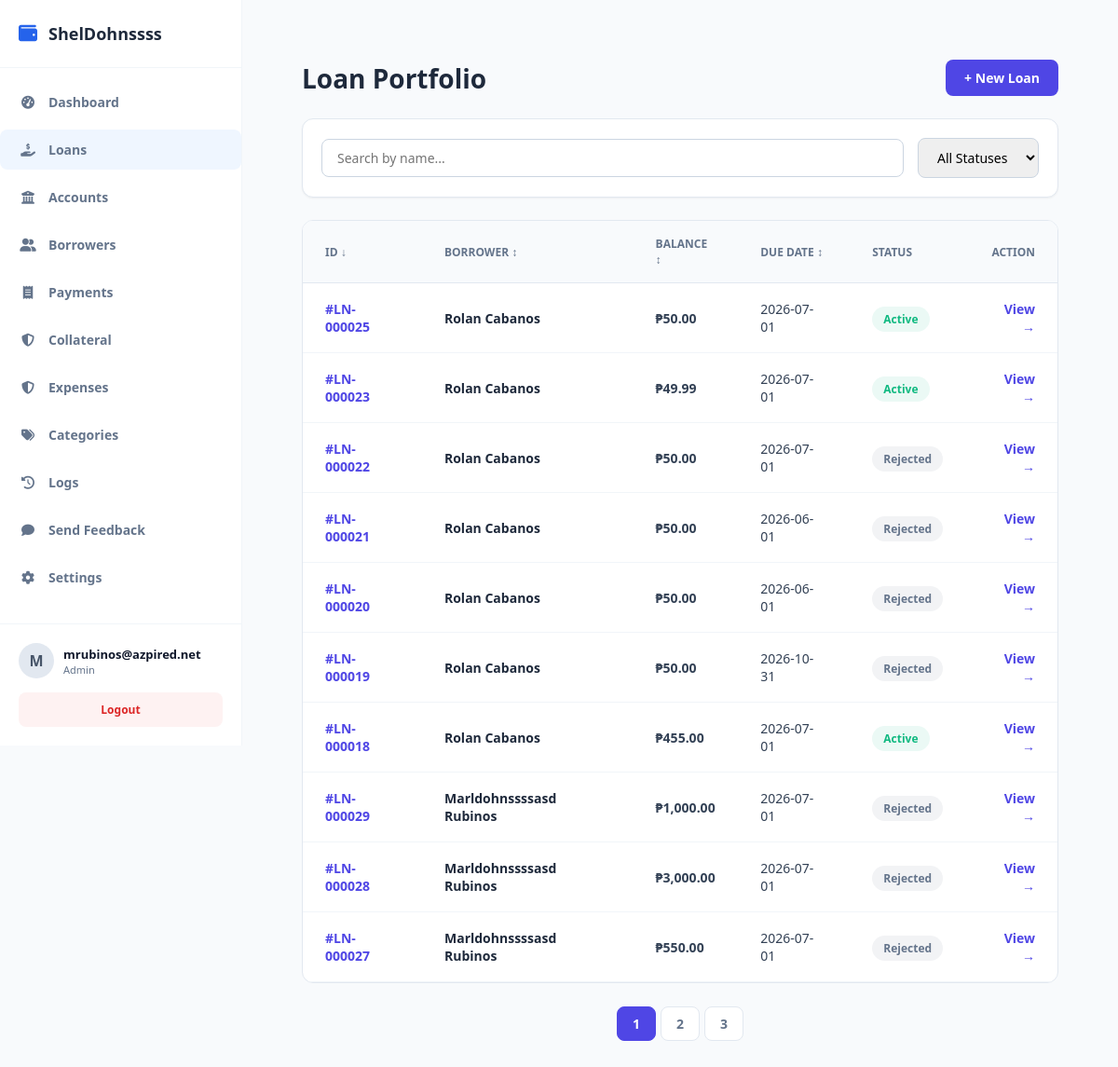
The app's page /public/index.php?url=loan/index (signed in) with its own data.
### tables this page shows
CREATE TABLE `companies` (
  `id` int(11) NOT NULL,
  `name` varchar(150) NOT NULL,
  `plan_tier` varchar(20) DEFAULT 'free',
  `subscription_status` varchar(20) DEFAULT 'active',
  `expires_at` datetime DEFAULT NULL,
  `created_at` timestamp NOT NULL DEFAULT current_timestamp()
);

CREATE TABLE `loans` (
  `id` int(11) NOT NULL,
  `company_id` int(11) NOT NULL,
  `account_id` int(11) DEFAULT NULL,
  `borrower_id` int(11) NOT NULL,
  `amount` decimal(12,2) NOT NULL,
  `interest_rate` decimal(5,2) NOT NULL,
  `total_payable` decimal(12,2) NOT NULL,
  `status` varchar(30) DEFAULT 'pending',
  `released_date` date DEFAULT NULL,
  `due_date` date NOT NULL,
  `created_at` timestamp NOT NULL DEFAULT current_timestamp(),
  `term_months` int(11) DEFAULT NULL,
  `notes` text DEFAULT NULL,
  `term_type` varchar(20) DEFAULT 'month',
  `fee` decimal(15,2) DEFAULT 0.00,
  `category_id` int(11) DEFAULT NULL
);

CREATE TABLE `borrowers` (
  `id` int(11) NOT NULL,
  `company_id` int(11) NOT NULL,
  `first_name` varchar(100) NOT NULL,
  `middle_name` varchar(100) DEFAULT NULL,
  `last_name` varchar(100) NOT NULL,
  `gender` varchar(20) DEFAULT NULL,
  `birthdate` date DEFAULT NULL,
  `phone` varchar(30) NOT NULL,
  `email` varchar(100) DEFAULT NULL,
  `address` text NOT NULL,
  `valid_id` varchar(150) DEFAULT NULL,
  `status` tinyint(1) DEFAULT 1,
  `created_at` timestamp NOT NULL DEFAULT current_timestamp(),
  `occupation` text DEFAULT NULL
);

### app/controllers/LoanController.php (called while the page is built, shortened)
<?php
require_once __DIR__ . '/../models/Payment.php';
class LoanController {
public function index() {
    $loanModel = new Loan();
    $paymentModel = new Payment();
    $db = $loanModel->getDb();
    $company_id = $_SESSION['user']['company_id'];
    $status = $_GET['status'] ?? '';
    $page = isset($_GET['page']) ? (int)$_GET['page'] : 1;
    $limit = 10;
    $sql = "SELECT l.*, b.first_name, b.last_name
            FROM loans l
            JOIN borrowers b ON l.borrower_id = b.id
            WHERE l.company_id = ? ORDER BY l.created_at DESC";
    $params = [$company_id];
    $stmt = $db->prepare($sql);
    $stmt->execute($params);
    $allLoans = $stmt->fetchAll(PDO::FETCH_ASSOC);
    $filteredLoans = [];
    foreach ($allLoans as $loan) {
        $totalPaid = $paymentModel->getTotalPaidByLoanId($loan['id']);
        $loan['remaining_balance'] = (float)($loan['total_payable'] - $totalPaid);
        $loan['display_status'] = $this->calculateLoanStatus($loan);
        if (empty($status) || $loan['display_status'] === $status) {
            $filteredLoans[] = $loan;
        }
    }
    $sort = $_GET['sort'] ?? 'created_at';
$order = ($_GET['order'] ?? 'DESC');
usort($filteredLoans, function($a, $b) use ($sort, $order) {
    if ($sort === 'remaining_balance') {
        $cmp = $a['remaining_balance'] <=> $b['remaining_balance'];
    } elseif ($sort === 'due_date') {
        $cmp = strcmp($a['due_date'], $b['due_date']);
    } else {
        $cmp = strcmp($a['first_name'], $b['first_name']);
    }
    return ($order === 'DESC') ? -$cmp : $cmp;
});
    $totalLoans = count($filteredLoans);
    $totalPages = ceil($totalLoans / $limit);
    $offset = ($page - 1) * $limit;
$loans = array_slice($filteredLoans, $offset, $limit);
    require_once __DIR__ . '/../views/admin/loans/index.php';
}
private function calculateLoanStatus($loan) {
    if ($loan['status'] === 'Rejected') return 'Rejected';
    if ($loan['status'] === 'Approved') {
        if (isset($loan['remaining_balance']) && $loan['remaining_balance'] <= 0) {
            return 'Paid';
        }
        if (strtotime($loan['due_date']) < time()) {
            return 'Overdue';
        }
        return 'Active';
    }
    return 'Pending';
}
}

### public/index.php (called while the page is built, shortened)
<?php
require_once __DIR__ . "/../app/core/Database.php";
require_once __DIR__ . "/../app/core/Model.php";
$init = new App();

### app/core/Database.php (called while the page is built)
<?php
class Database {
    private static $host = "localhost";
    private static $port = "3306";
    private static $db   = "loan_saas_db";
    private static $user = "root";
    private static $pass = "";
    public static function getConnection() {
        try {
            $conn = new PDO(
                "mysql:host=" . self::$host . ";port=" . self::$port . ";dbname=" . self::$db,
                self::$user,
                self::$pass
            );
            $conn->setAttribute(PDO::ATTR_ERRMODE, PDO::ERRMODE_EXCEPTION);
            $conn->setAttribute(PDO::ATTR_DEFAULT_FETCH_MODE, PDO::FETCH_ASSOC);
            return $conn;
        } catch (Exception $e) {
            die("Database connection failed: " . $e->getMessage());
        }
    }
}

### app/core/Model.php (called while the page is built, shortened)
<?php
require_once __DIR__ . "/Database.php";
class Model {
    public function __construct() {
        $this->conn = Database::getConnection();
    }
}

### app/models/Payment.php (called while the page is built, shortened)
<?php
require_once __DIR__ . '/../core/Model.php';
class Payment extends Model {
    public function getTotalPaidByLoanId($loan_id) {
        $stmt = $this->conn->prepare("SELECT SUM(amount) as total FROM payments WHERE loan_id = ?");
        $stmt->execute([$loan_id]);
        $result = $stmt->fetch(PDO::FETCH_ASSOC);
        return $result['total'] ?? 0;
    }
}

### app/views/admin/loans/index.php (the view, shortened to what this page needs)
<?php require_once dirname(__DIR__, 2) . '/layouts/header.php'; ?>
<div class="page-header">
    <h1>Loan Portfolio</h1>
    <a href="/loansaas/public/index.php?url=loan/create" class="btn-primary">+ New Loan</a>
</div>
<form method="GET" action="/loansaas/public/index.php" class="filter-card">
    <input type="text" name="search" placeholder="Search by name..." value="<?= htmlspecialchars($_GET['search'] ?? '') ?>" style="flex-grow: 1;">
    <select name="status" onchange="this.form.submit()">
        <option value="">All Statuses</option>
    </select>
</form>
<div class="table-container">
    <table class="data-table">
        <thead>
    <tr>
        <?php
        $currentStatus = urlencode($_GET['status'] ?? '');
        $sort = $_GET['sort'] ?? 'id';
        $order = ($_GET['order'] ?? 'DESC');
        $nextOrder = ($order === 'DESC') ? 'ASC' : 'DESC';
        ?>
        <th>
            <a href="?url=loan/index&sort=id&order=<?= $nextOrder ?>&status=<?= $currentStatus ?>">
                ID <?= $sort == 'id' ? ($order == 'ASC' ? '↑' : '↓') : '↕' ?>
            </a>
        </th>
        <th>
            <a href="?url=loan/index&sort=borrower_name&order=<?= $nextOrder ?>&status=<?= $currentStatus ?>">
                Borrower <?= $sort == 'borrower_name' ? ($order == 'ASC' ? '↑' : '↓') : '↕' ?>
            </a>
        </th>
        <th>
            <a href="?url=loan/index&sort=remaining_balance&order=<?= $nextOrder ?>&status=<?= $currentStatus ?>">
                Balance <?= $sort == 'remaining_balance' ? ($order == 'ASC' ? '↑' : '↓') : '↕' ?>
            </a>
        </th>
        <th>
            <a href="?url=loan/index&sort=due_date&order=<?= $nextOrder ?>&status=<?= $currentStatus ?>">
                Due Date <?= $sort == 'due_date' ? ($order == 'ASC' ? '↑' : '↓') : '↕' ?>
            </a>
        </th>
        <th>Status</th>
        <th style="text-align: right;">Action</th>
    </tr>
</thead>
        <tbody>
            <?php if (empty($loans)): ?>
                <tr><td colspan="6" style="text-align:center; padding:40px; color:#94a3b8;">No loans found.</td></tr>
            <?php else:
                $statusColors = ['Pending'=>'#f59e0b', 'Active'=>'#10b981', 'Overdue'=>'#ef4444', 'Paid'=>'#3b82f6', 'Rejected'=>'#64748b'];
                foreach ($loans as $loan):
                    $color = $statusColors[$loan['display_status']] ?? '#94a3b8';
            ?>
                <tr>
                    <td style="font-weight: 700; color: #4f46e5;">#LN-<?= str_pad($loan['id'], 6, '0', STR_PAD_LEFT) ?></td>
                    <td><div style="font-weight: 600; color: #1e293b;"><?= htmlspecialchars($loan['first_name'] . ' ' . $loan['last_name']) ?></div></td>
                    <td style="font-weight: 600;">₱<?= number_format($loan['remaining_balance'], 2) ?></td>
                    <td><?= htmlspecialchars($loan['due_date']) ?></td>
                    <td><span class="badge" style="background: <?= $color ?>15; color: <?= $color ?>;"><?= htmlspecialchars($loan['display_status']) ?></span></td>
                    <td style="text-align: right;"><a href="/loansaas/public/index.php?url=loan/details&id=<?= $loan['id'] ?>" class="btn-view">View →</a></td>
                </tr>
            <?php endforeach; endif; ?>
        </tbody>
    </table>
</div>
<?php if (isset($totalPages) && $totalPages > 1): ?>
<div style="margin-top: 25px; display: flex; justify-content: center; gap: 5px;">
    <?php for ($i = 1; $i <= $totalPages; $i++): ?>
        <a href="?url=loan/index&page=<?= $i ?>&sort=<?= $sort ?>&order=<?= $order ?>&search=<?= urlencode($_GET['search'] ?? '') ?>&status=<?= urlencode($_GET['status'] ?? '') ?>"
           style="padding: 8px 16px; border-radius: 8px; text-decoration: none; font-size: 14px; font-weight: 600;
                  background: <?= ($page ?? 1) == $i ? '#4f46e5' : '#fff' ?>;
                  color: <?= ($page ?? 1) == $i ? '#fff' : '#64748b' ?>;
                  border: 1px solid <?= ($page ?? 1) == $i ? '#4f46e5' : '#e2e8f0' ?>;">
            <?= $i ?>
        </a>
    <?php endfor; ?>
</div>
<?php endif; ?>
<?php require_once dirname(__DIR__, 2) . '/layouts/footer.php'; ?>

### app/views/layouts/header.php (shortened to what this page needs)
<?php
$current_url = $_GET['url'] ?? '';
$userRole = $_SESSION['user']['role'] ?? '';
?>
<!DOCTYPE html>
<html lang="en">
<head>
    <link rel="stylesheet" href="https://cdnjs.cloudflare.com/ajax/libs/font-awesome/6.4.0/css/all.min.css">
    <link rel="stylesheet" href="/loansaas/public/css/style.css">
</head>
<body>
    <aside class="sidebar" style="display: flex; flex-direction: column; height: 100vh; width: 260px; background: #ffffff; border-right: 1px solid #f1f5f9;">
        <div class="sidebar-brand" style="padding: 24px 20px; display: flex; align-items: center; gap: 12px; font-weight: 700; font-size: 18px; color: #1e293b; border-bottom: 1px solid #f1f5f9;">
            <i class="fas fa-wallet" style="color: var(--primary-color); font-size: 20px;"></i>
            <span id="sidebar-company-name">
                <?php
                if (!empty($_SESSION['user']['company_id'])) {
                    $loanModel = new Loan();
                    $db = $loanModel->getDb();
                    $stmt = $db->prepare("SELECT name FROM companies WHERE id = ?");
                    $stmt->execute([$_SESSION['user']['company_id']]);
                    $companyName = $stmt->fetchColumn();
                    echo htmlspecialchars($companyName ?: 'SHELDONS');
                } else {
                    echo 'SHELDONS';
                }
                ?>
            </span>
        </div>
      <ul class="sidebar-menu" style="list-style: none; padding: 15px 0; margin: 0; flex-grow: 1;">
    <?php
    $menuItems = [];
if ($userRole === 'admin' || $userRole === 'staff') {
        $menuItems[] = ['url' => 'dashboard/index', 'icon' => 'fa-tachometer-alt', 'label' => 'Dashboard'];
        $menuItems[] = ['url' => 'loan/index', 'icon' => 'fa-hand-holding-dollar', 'label' => 'Loans'];
        $menuItems[] = ['url' => 'account/index', 'icon' => 'fa-bank', 'label' => 'Accounts'];
        $menuItems[] = ['url' => 'borrower/index', 'icon' => 'fa-user-group', 'label' => 'Borrowers'];
        $menuItems[] = ['url' => 'payment/index', 'icon' => 'fa-receipt', 'label' => 'Payments'];
        $menuItems[] = ['url' => 'collateral/index', 'icon' => 'fa-shield-halved', 'label' => 'Collateral'];
        $menuItems[] = ['url' => 'expense/index', 'icon' => 'fa-shield-halved', 'label' => 'Expenses'];
        $menuItems[] = ['url' => 'category/index', 'icon' => 'fa-tags', 'label' => 'Categories'];
        $menuItems[] = ['url' => 'activitylogs/index', 'icon' => 'fa-clock-rotate-left', 'label' => 'Logs'];
        $menuItems[] = ['url' => 'feedback/create', 'icon' => 'fa-comment', 'label' => 'Send Feedback'];
        $menuItems[] = ['url' => 'admin/settings', 'icon' => 'fa-cog', 'label' => 'Settings'];
    }
    foreach ($menuItems as $item) {
        $active = (strpos($current_url, explode('/', $item['url'])[0]) === 0) ? 'active' : '';
        echo "<li class='menu-item $active'>
                <a href='/loansaas/public/index.php?url={$item['url']}' style='display: flex; align-items: center; gap: 12px; padding: 12px 20px; color: #64748b; text-decoration: none; transition: 0.2s;'>
                    <i class='fas {$item['icon']}' style='width: 20px; text-align: center;'></i> <span>{$item['label']}</span>
                </a>
              </li>";
    }
    ?>
</ul>
        <div class="sidebar-footer" style="padding: 20px; border-top: 1px solid #f1f5f9;">
            <div class="user-profile" style="display: flex; align-items: center; gap: 10px; margin-bottom: 15px;">
                <div class="user-avatar" style="width: 38px; height: 38px; background: #e2e8f0; border-radius: 50%; display: flex; align-items: center; justify-content: center; font-weight: bold; color: #475569;">
                    <?= strtoupper(substr($_SESSION['user']['username'] ?? 'U', 0, 1)) ?>
                </div>
                <div class="user-info" style="display: flex; flex-direction: column;">
                    <span style="font-size: 13px; font-weight: 600; color: #0f172a;"><?= htmlspecialchars($_SESSION['user']['username'] ?? 'User') ?></span>
                    <span style="font-size: 11px; color: #64748b; text-transform: capitalize;"><?= htmlspecialchars($_SESSION['user']['role'] ?? 'Staff') ?></span>
                </div>
            </div>
            <a href="/loansaas/public/index.php?url=auth/logout" style="display: block; width: 100%; text-align: center; padding: 10px; background: #fef2f2; color: #dc2626; border-radius: 8px; text-decoration: none; font-size: 12px; font-weight: 600;">
                Logout
            </a>
        </div>
    </aside>
    <main class="main-content">

### records on screen
companies: name "ShelDohnssss"
loans: id "000025", borrower.last_name "Rolan Cabanos", total_payable "50.00", due_date "2026-07-01", display_status "Active"
loans: id "000023", borrower.last_name "Rolan Cabanos", total_payable "49.99", due_date "2026-07-01", display_status "Active"
loans: id "000022", borrower.last_name "Rolan Cabanos", total_payable "50.00", due_date "2026-07-01", status "Rejected"
loans: id "000021", borrower.last_name "Rolan Cabanos", total_payable "50.00", due_date "2026-06-01", status "Rejected"
loans: id "000020", borrower.last_name "Rolan Cabanos", total_payable "50.00", due_date "2026-06-01", status "Rejected"
loans: id "000019", borrower.last_name "Rolan Cabanos", total_payable "50.00", due_date "2026-10-31", status "Rejected"
loans: id "000018", borrower.last_name "Rolan Cabanos", total_payable "455.00", due_date "2026-07-01", display_status "Active"
loans: id "000029", borrower.last_name "Marldohnssssasd Rubinos", total_payable "1,000.00", due_date "2026-07-01", status "Rejected"
loans: id "000028", borrower.last_name "Marldohnssssasd Rubinos", total_payable "3,000.00", due_date "2026-07-01", status "Rejected"
loans: id "000027", borrower.last_name "Marldohnssssasd Rubinos", total_payable "550.00", due_date "2026-07-01", status "Rejected"

### other values on screen
$item['label'] "Dashboard"
$item['label'] "Loans"
$item['label'] "Accounts"
$item['label'] "Borrowers"
$item['label'] "Payments"
$item['label'] "Collateral"
$item['label'] "Expenses"
$item['label'] "Categories"
$item['label'] "Logs"
$item['label'] "Send Feedback"
$item['label'] "Settings"
substr($_SESSION['user']['username'] ?? 'U', 0, 1) "M"
$_SESSION['user']['username'] "mrubinos@azpired.net"
$_SESSION['user']['role'] "Admin"
